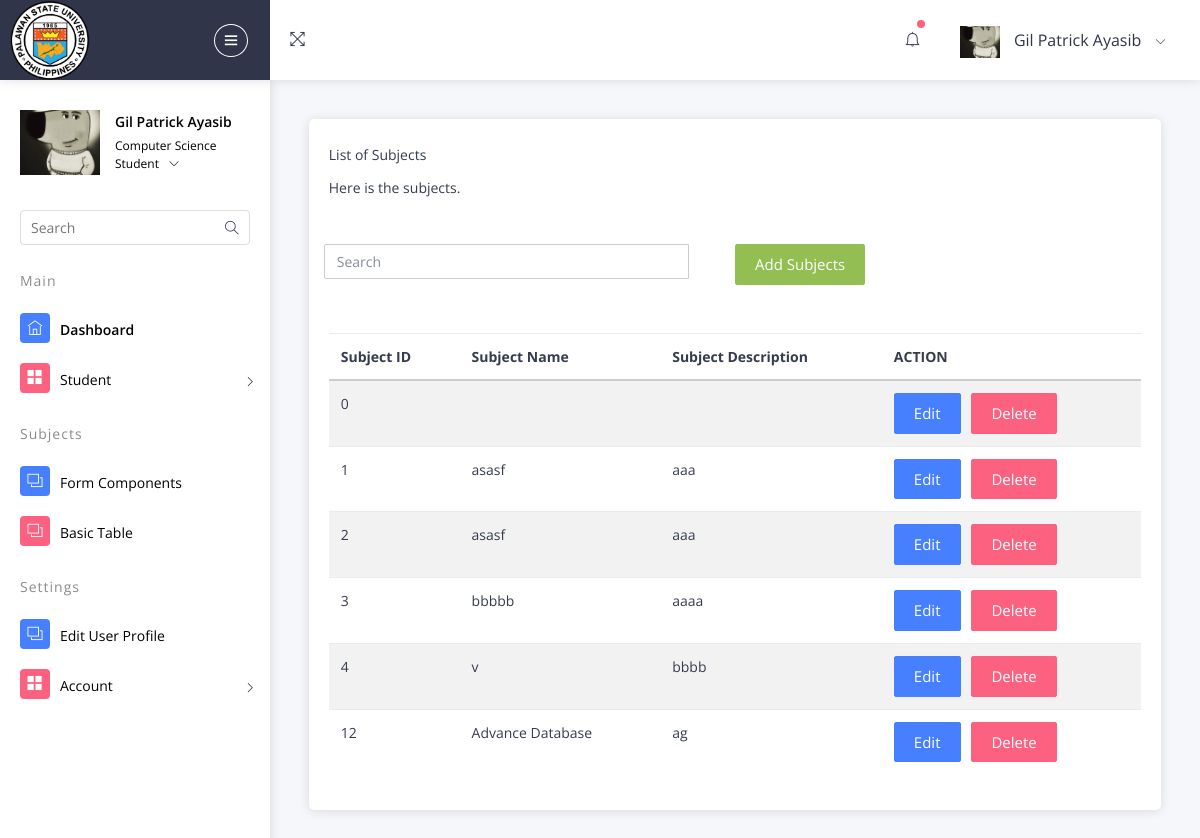
Screenshot of /admin/subject/view-subject.php with the database file from the repository.
### tables this page shows
CREATE TABLE `subjects` (
  `subjectID` int(11) NOT NULL,
  `subjectName` varchar(50) NOT NULL,
  `subjectDescription` varchar(200) NOT NULL
);

### admin/subject/viewsubject.php (the view, shortened to what this page needs)
<?php
include 'database.php';
$query = "SELECT subjectID, subjectName, subjectDescription FROM subjects";
$stmt = $con->prepare($query);
$stmt->execute();
$result = $stmt->get_result();
if ($result->num_rows > 0) {
    while ($row = $result->fetch_assoc()) {
        echo "<tr>";
            echo "<td>" . $row['subjectID'] . "</td>";
            echo "<td>" . $row['subjectName'] . "</td>";
            echo "<td>" . $row['subjectDescription'] . "</td>";
            echo "<td>";
            echo "<a href='edit-subject.php?subjectid=" . $row['subjectID'] . "' class='btn btn-primary'>Edit</a>";
            echo "<a href='delete-subject.php?subjectid=" . $row['subjectID'] . "' class='btn btn-danger'>Delete</a>";
            echo "</td>";
        echo "</tr>";
    }
} else {
    echo "No Subjects found.";
}
?>

### rows the page displays
subjects: subjectID "0"
subjects: subjectID "1", subjectName "asasf", subjectDescription "aaa"
subjects: subjectID "2", subjectName "asasf", subjectDescription "aaa"
subjects: subjectID "3", subjectName "bbbbb", subjectDescription "aaaa"
subjects: subjectID "4", subjectName "v", subjectDescription "bbbb"
subjects: subjectID "12", subjectName "Advance Database", subjectDescription "ag"
